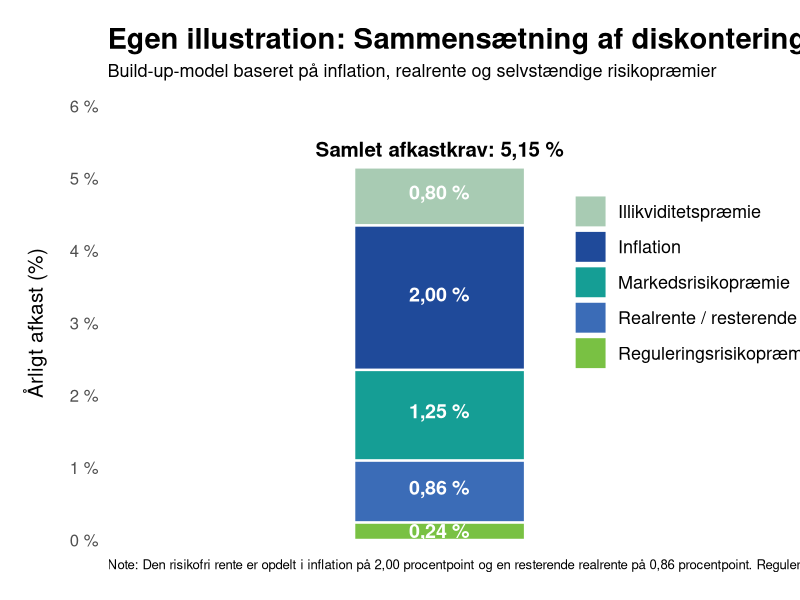
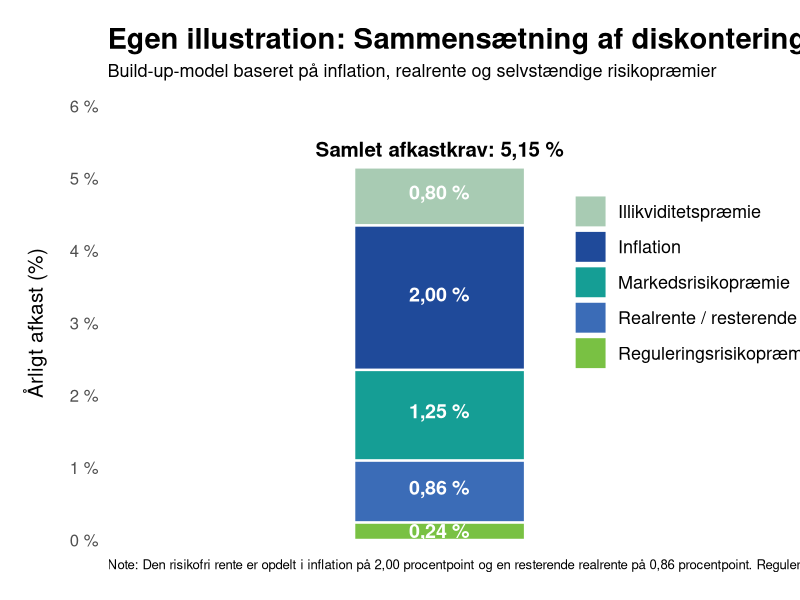

Generate these figures, in order, with R:
# Pakker
library(ggplot2)
library(dplyr)
library(scales)
library(tibble)
library(grid)

# -----------------------------
# 1. Data
# -----------------------------

df <- tibble(
  komponent = c(
    "Inflation",
    "Realrente / resterende del",
    "Markedsrisikopræmie",
    "Illikviditetspræmie",
    "Reguleringsrisikopræmie"
  ),
  vaerdi = c(
    2.00,
    0.86,
    1.25,
    0.80,
    0.24
  )
)

# -----------------------------
# 2. Rækkefølge i søjlen
# nederst -> øverst
# -----------------------------

df <- df %>%
  mutate(
    komponent = factor(
      komponent,
      levels = c(
        "Inflation",
        "Realrente / resterende del",
        "Markedsrisikopræmie",
        "Illikviditetspræmie",
        "Reguleringsrisikopræmie"
      )
    )
  ) %>%
  arrange(komponent)

# -----------------------------
# 3. Label-justeringer
# negative tal = ned
# positive tal = op
# -----------------------------

label_justeringer <- tibble(
  komponent = c(
    "Inflation",
    "Realrente / resterende del",
    "Markedsrisikopræmie",
    "Illikviditetspræmie",
    "Reguleringsrisikopræmie"
  ),
  justering = c(
    2.40,
    -1.70,
    -1.70,
    0.30,
    -4.90
  )
)

# -----------------------------
# 4. Beregninger
# -----------------------------

df <- df %>%
  mutate(
    ymax = cumsum(vaerdi),
    ymin = lag(ymax, default = 0),
    ypos_base = (ymin + ymax) / 2
  ) %>%
  left_join(label_justeringer, by = "komponent") %>%
  mutate(
    justering = ifelse(is.na(justering), 0, justering),
    ypos = ypos_base + justering,
    label = paste0(
      number(vaerdi, accuracy = 0.01, decimal.mark = ","),
      " %"
    )
  )

samlet_afkast <- sum(df$vaerdi)

# -----------------------------
# 5. Farver
# -----------------------------

farver <- c(
  "Inflation"                    = "#1F4A9A",
  "Realrente / resterende del"   = "#3B6CB7",
  "Markedsrisikopræmie"          = "#159E95",
  "Illikviditetspræmie"          = "#A8CBB3",
  "Reguleringsrisikopræmie"      = "#79C143"
)

# -----------------------------
# 6. Plot-indstillinger
# -----------------------------

x_pos <- 1.18

p <- ggplot(df, aes(x = x_pos, y = vaerdi, fill = komponent)) +
  
  geom_col(
    width = 0.26,
    colour = "white",
    linewidth = 0.8
  ) +
  
  geom_text(
    aes(y = ypos, label = label),
    colour = "white",
    fontface = "bold",
    size = 5
  ) +
  
  annotate(
    "text",
    x = x_pos,
    y = samlet_afkast + 0.25,
    label = paste0(
      "Samlet afkastkrav: ",
      number(samlet_afkast, accuracy = 0.01, decimal.mark = ","),
      " %"
    ),
    fontface = "bold",
    size = 5.2
  ) +
  
  scale_fill_manual(values = farver) +
  
  scale_y_continuous(
    limits = c(0, 6),
    breaks = seq(0, 6, by = 1),
    labels = function(x) paste0(
      number(x, accuracy = 1, decimal.mark = ","),
      " %"
    ),
    expand = c(0, 0)
  ) +
  
  scale_x_continuous(
    limits = c(0.72, 1.62),
    breaks = NULL
  ) +
  
  labs(
    title = "Egen illustration: Sammensætning af diskonteringsrenten",
    subtitle = "Build-up-model baseret på inflation, realrente og selvstændige risikopræmier",
    y = "Årligt afkast (%)",
    x = NULL,
    fill = NULL,
    caption = paste(
      "Note: Den risikofri rente er opdelt i inflation på 2,00 procentpoint og en resterende realrente på 0,86 procentpoint.",
      "Reguleringsrisikopræmien er fastsat til 0,24 procentpoint på baggrund af den estimerede effekt af udmatrikuleringsprocessen."
    )
  ) +
  
  coord_cartesian(clip = "off") +
  
  theme_minimal(base_size = 14) +
  
  theme(
    plot.title = element_text(
      face = "bold",
      size = 21,
      hjust = 0,
      margin = margin(b = 6)
    ),
    
    plot.subtitle = element_text(
      size = 13,
      hjust = 0,
      margin = margin(b = 18)
    ),
    
    plot.caption = element_text(
      size = 9.5,
      hjust = 0,
      margin = margin(t = 14)
    ),
    
    axis.title.y = element_text(
      size = 15,
      margin = margin(r = 16)
    ),
    
    axis.text.y = element_text(
      size = 12,
      colour = "#4F4F4F"
    ),
    
    axis.text.x = element_blank(),
    axis.ticks = element_blank(),
    
    panel.grid.major = element_blank(),
    panel.grid.minor = element_blank(),
    
    panel.background = element_rect(
      fill = "white",
      colour = NA
    ),
    
    plot.background = element_rect(
      fill = "white",
      colour = NA
    ),
    
    legend.position = c(0.70, 0.82),
    legend.justification = c(0, 1),
    legend.direction = "vertical",
    
    legend.text = element_text(size = 13),
    legend.key.size = unit(0.9, "cm"),
    legend.spacing.y = unit(0.15, "cm"),
    
    plot.margin = margin(20, 30, 20, 20)
  ) +
  
  guides(
    fill = guide_legend(ncol = 1, byrow = TRUE)
  )

print(p)

# -----------------------------
# 7. Gem figur
# -----------------------------

ggsave(
  filename = "diskonteringsrente_build_up_model.png",
  plot = p,
  width = 11,
  height = 8,
  dpi = 320,
  bg = "white"
)
